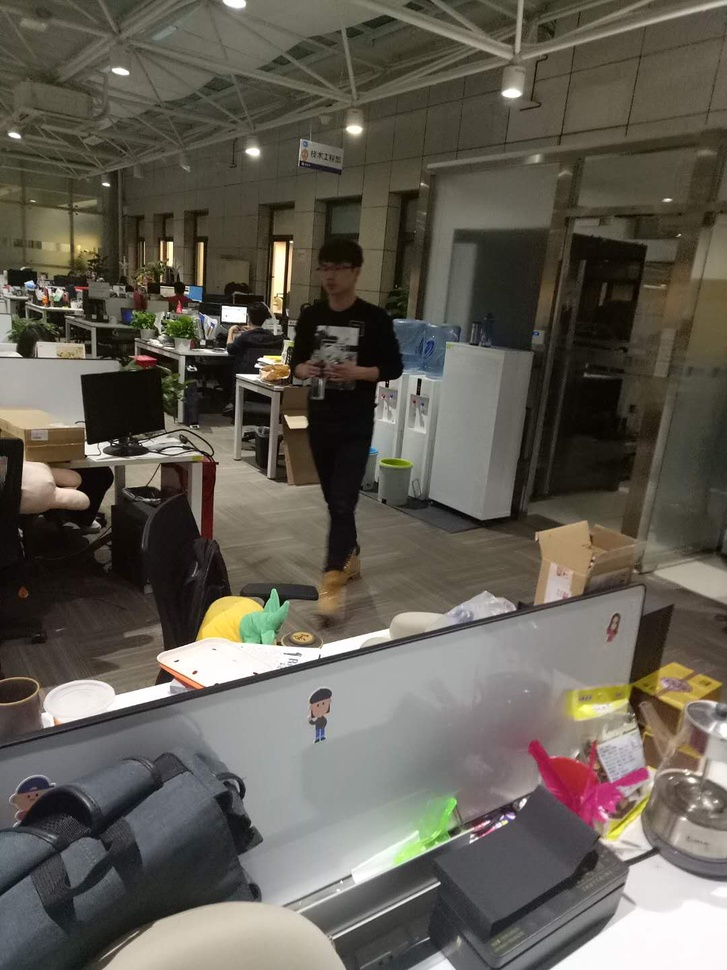
#> input picture program/detectioncar/data/images/people.jpg, 727 x 970 px, shrunk from 1080 x 1440 before the run, given in place of pos-1.pgm, which was not available
$ python checkcar.py
#> lines starting #> are read from the running program, lines starting #| are printed output that depends on the picture; pictures that were not available may be replaced by others from this repository, and a replacement may not be noted
#-*-coding:utf-8-*-
__author__ = 'liurj'

#训练数据集 Stanford Univercity : http://ai.stanford.edu/~jkrause/cars/car_dataset.html
#UIUC http://cogcomp.org/Data/Car/
import cv2
import numpy as np
from os.path import join

datapath = './data/images/TrainImages/'

#路径函数 pos-0.pgm neg-0.pgm
def path(cls,i):
    return "%s/%s%d.pgm" % (datapath,cls,i+1)
pos,neg = "pos-","neg-"
#提取关键点的SIFT实例
detect = cv2.xfeatures2d.SIFT_create()
#提取特征的SIFT实例
extract = cv2.xfeatures2d.SIFT_create()
#基于flann匹配器的实例
#algorithm=1 表示要使用FLANN_INDEX_KDTREE 算法
flann_params = dict(algorithm=1,trees =5)
flann = cv2.FlannBasedMatcher(flann_params,{})

#创建BOW 词袋模型的训练器 并指定簇数40
bow_kmeans_trainer = cv2.BOWKMeansTrainer(40)
#初始化BOW提取器（extractor） extract（图片特征）视觉词汇作为BOW类的输入，在测试图像中会检测这些视觉词汇
extract_bow = cv2.BOWImgDescriptorExtractor(extract,flann)

# 为使用SIFT特征，需从图像中获取描述符
def extract_sift(fn):
    #以灰度读取图像
#> called with fn = './data/images/TrainImages//pos-1.pgm'
    im = cv2.imread(fn,0)
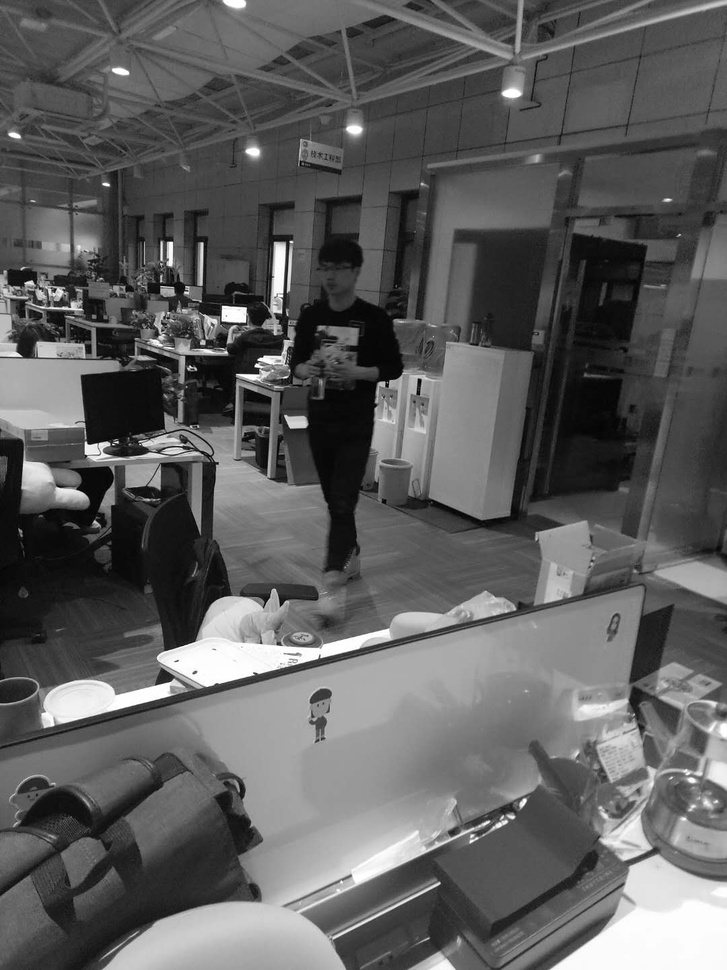
#> im: shape (970, 727); min 0, max 255, mean 93.6
    #detect.detect(im) 获取关键点 一个数组包括 角度 坐标 方向等 <KeyPoint 0498EDE0> 以这种数值对表示
    #extract.compute 计算关键点的描述符 返回关键点，数组
    return extract.compute(im,detect.detect(im))[1]
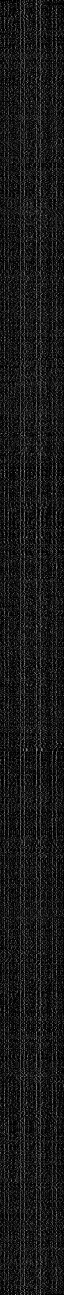
#> returned value: shape (2589, 128) float32 (shown at 1/2 size); min 0, max 217, mean 24.3

#每个类都差数据集中读取8个图像 （8个pos正样本，8个neg负样本）
#取50个  131个负样本数据集读取时，有错这里
for i in range(50):
    print (path(pos,i))
    bow_kmeans_trainer.add(extract_sift(path(pos,i)))
    bow_kmeans_trainer.add(extract_sift(path(neg,i)))
#> call 2 of extract_sift, with fn = './data/images/TrainImages//neg-1.pgm'
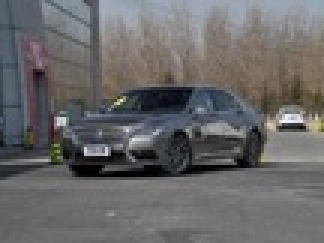
#> input picture program/detectioncar/data/images/car.jpg, 108 x 81 px, shrunk from 160 x 120 before the run, given in place of neg-1.pgm, which was not available (shown 3 times larger)
#> in extract_sift (call 2), `return extract.compute(im,detect.detect(im))[1]`:
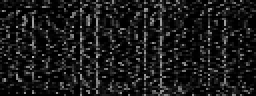
#> returned value: shape (48, 128) float32 (shown 2 times larger); min 0, max 190, mean 26.4
#> (the run stopped early here; a loop or call above may not have finished)
